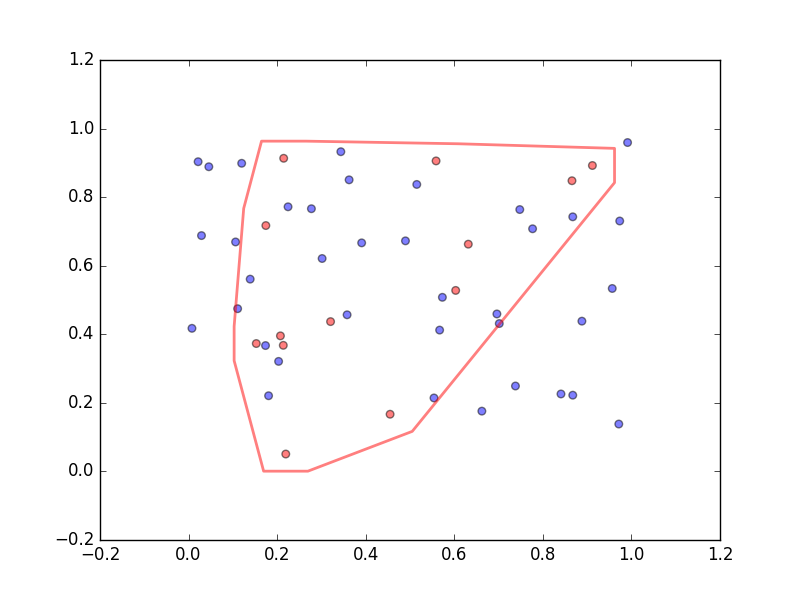

The script that saved this image:
import numpy as np
import matplotlib.pyplot as plt
from selectpoints import selectpoints

N = 50
x = np.random.rand(N)
y = np.random.rand(N)
colors = ["r"  if c > .75 else "b" for c in np.random.rand(N)]

pts = []
for ix in range(N):
	if colors[ix] == "r":
		pts.append([x[ix], y[ix]])

fig = plt.figure()
ax = fig.add_subplot(1, 1, 1)
selectpoints(ax, pts, radius=.05, ec='r', fill=False)

plt.scatter(x, y, s=30, c=colors, alpha=0.5)
plt.savefig("example.png")